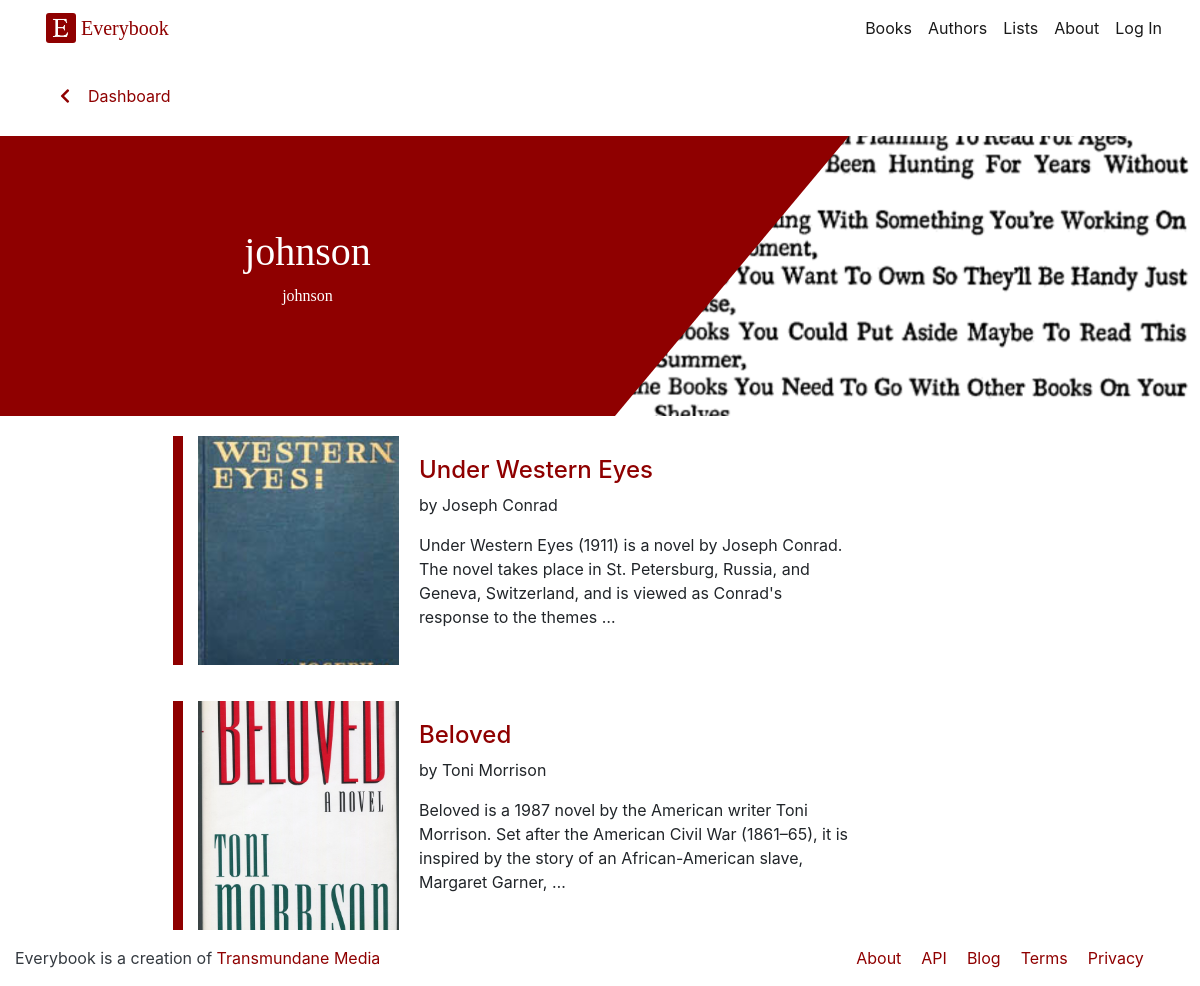
The app's page /accounts/lists/11, older data.
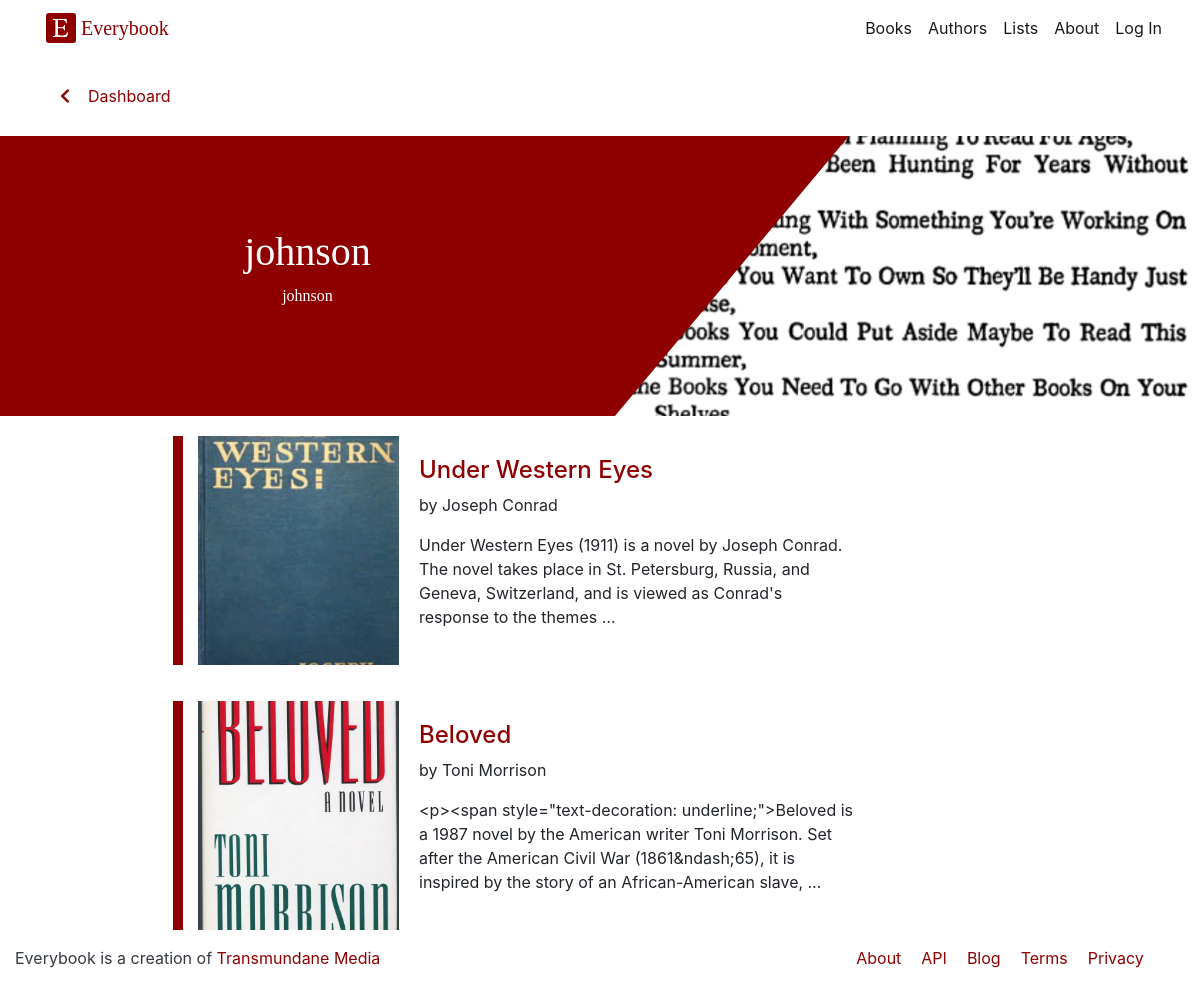
The same page, newer data.
### account/models.py (models this page shows, shortened)
class UserList(models.Model):
	name = models.CharField(max_length=150)
	user = models.ForeignKey(settings.AUTH_USER_MODEL, on_delete=models.CASCADE)
	book = models.ManyToManyField('books.Book', blank=True, through='UserListEntry', related_name='user_list_books')
	list_desc = models.TextField()
	list_image = models.ImageField(null=True, blank=True, upload_to='list_images')
	not_public = models.BooleanField(default=False, help_text='Don\'t make this list available to other users.')

class UserListEntry(models.Model):
	user = models.ForeignKey(settings.AUTH_USER_MODEL, on_delete=models.CASCADE)
	user_list = models.ForeignKey(UserList, related_name='userlist_contents', on_delete=models.CASCADE)
	book = models.ForeignKey('books.Book', related_name='in_userlist', on_delete=models.CASCADE)
	created_on = models.DateTimeField(auto_now_add=True)
	class Meta:
	 	unique_together = ('user_list', 'book')

### books/models.py (models this page shows, shortened)
class Book(models.Model):
	book_title = models.CharField(max_length=200)
	book_subtitle = models.CharField(max_length=200, blank=True)
	pub_date = models.DateField(auto_now=False)
	pub_year = models.IntegerField()
	publisher = models.CharField(max_length=100)
	author = models.ForeignKey('authors.Author', on_delete=models.CASCADE, related_name="book_to_author")
	cover_image = models.ImageField(null=True, blank=False, upload_to='book_images')
	image_credit = models.CharField(max_length=50, blank=True)
	slug = models.SlugField(max_length=30)
	first_lines = models.TextField(blank=True)
	themes = models.ManyToManyField(Theme, blank=True)
	settings = models.ManyToManyField(Setting, blank=True)
	genres = models.ManyToManyField(Genre, blank=True)
	forms = models.ManyToManyField(Form, blank=True)
	periods = models.ManyToManyField(Period, blank=True)
	book_desc = HTMLField('Description')
	book_country = CountryField()
	book_featured = models.BooleanField()
	lists = models.ManyToManyField('BookList', through='ListEntry', related_name='book_lists')
	def get_absolute_url(self):
		return reverse('books:book_detail', kwargs={'slug': self.slug, 'book_id': self.id})
	class Meta:
		ordering = ('book_title',)

### authors/models.py (models this page shows, shortened)
class Author(models.Model):
	first_name = models.CharField(max_length=50)
	last_name = models.CharField(max_length=50)
	full_name = models.CharField(max_length=100)
	birth_year = models.IntegerField()
	bio = HTMLField('Bio')
	country = CountryField()
	schools = models.ManyToManyField(School, blank=True)
	regions = models.ManyToManyField(Region, blank=True)
	date_added = models.DateField(auto_now_add=True)
	author_image = models.ImageField(null=True, blank=True, upload_to='author_images')
	image_credit = models.CharField(max_length=50, blank=True)
	slug = models.SlugField(max_length=30)
	featured_author = models.BooleanField()
	likes = models.ManyToManyField(User, related_name="author_likes", blank=True)
	lists = models.ManyToManyField('AuthorList', through='AuthorListEntry', related_name='author_lists')
	def __str__(self):
		return self.first_name + ' ' + self.last_name

### account/views.py (the view)
# urls.py: path('lists/<int:pk>', UserListView.as_view(), name='user_list_view'),
class UserListView(PrivatePermissionMixin, DetailView):
	model = UserList
	template_name = 'account/list.html'
	def get_context_data(self, **kwargs):
		context = super().get_context_data(**kwargs)
		userlist = UserList.objects.get(pk=self.kwargs['pk'])
		context['userlist'] = userlist
		context['list_entries'] = UserListEntry.objects.filter(user_list=userlist)
		context['delete_url'] = reverse('accounts:delete_user_list', kwargs={'pk': userlist.id })
		context['edit_form'] = UserListCreateForm
		return context

### account/mixins.py (called while the page is built)
	def dispatch(self, request, *args, **kwargs):
		if not self.has_permissions():
			raise PermissionDenied
		return super(ViewPermissionsMixin, self).dispatch(
			request, *args, **kwargs)

	def has_permissions(self):
		if not self.get_object().not_public == True:
			return self.request.user == self.request.user

### account/templates/account/list.html (shortened to what this page needs)
{% extends "base.html" %}
{% load static %}
{% block content %}
	<section class="books-breadcrumbs">
		<div class="breadcrumbs-wrapper">
			<a href="../../accounts">
				<span>
					<i class="fas fa-chevron-left"></i>&nbsp;&nbsp;&nbsp;&nbsp;Dashboard
				</span>
			</a>
		</div>
	</section>
	<section class="jumbotron jumbotron-fluid libro-jumbotron book-detail-jumbotron">
		<div class="col"><h1 class="libre text-white text-center">{{ userlist.name }}</h1>	<div class="list-description">
		<p class="libre text-white text-center">{{ userlist.list_desc }}</p>
	</div>
		</div>
		<div class="col-sm">
			{% if userlist.list_image %}<div class="img-fluid home-image" style = "background-image: url({{ userlist.list_image.url }}); background-size: cover; background-position:center;" >
			</div>
		{% else %}
			<div class="img-fluid home-image" style = "background-image: url({% static 'list_default.png' %}); background-size: cover; background-position:center;" >
			</div>
		{% endif %}
	</div>
</section>
<section class="entries">
	{% if not list_entries %}
		<h2 class='empty-list text-center'>This list is empty. Time to find some <a href="/books">books</a>!</h2>
	{% else %}
		{% for entry in list_entries %}
			{% include "./_listcard.html" with obj=entry userlist=userlist type="book" %}
			{%  endfor %}
		{% endif %}
	</section>
{% endblock %}

### templates/base.html (shortened to what this page needs)
{% load static %}
<!DOCTYPE html>
<html lang="en">
  <head>
    <link rel="stylesheet" href="https://maxcdn.bootstrapcdn.com/bootstrap/4.0.0/css/bootstrap.min.css">
    <link rel="stylesheet" href="https://use.fontawesome.com/releases/v5.2.0/css/all.css">
    <link type="text/css" rel="stylesheet" href="//unpkg.com/bootstrap-vue@latest/dist/bootstrap-vue.css"/>
    <link rel="stylesheet" href='{% static "home.css" %}'/>
  </head>
<body>
{% include "header.html" %}
<main role="main">
{% block content %}
{% endblock %}
</main>
{% include "footer.html" %}
</body>
</html>

### templates/header.html (shortened to what this page needs)
{% load static %}
<header class="ltp-header">
    <div class="container-fluid">
        <nav class="navbar navbar-expand-lg navbar-light bg-white justify-content-between">
            <div class="navbar-brand col-6">
                <a class="libre site-name" href="/">
                    <img src="{% static "sitelogo.png" %}" width="30" height="30" alt="Everybook site logo" class="d-inline-block align-top sitelogo">Everybook
                </a>
            </div>
            <div class="collapse navbar-collapse col-6 text-right" id="navbarText">
                <ul class="navbar-nav ltp-top-nav">
                    <li class="nav-item">
                        <a class="nav-link active" href="/books">Books</a>
                    </li>
                    <li class="nav-item">
                        <a class="nav-link active" href="/authors">Authors</a>
                    </li>
                    <li class="nav-item">
                        <a class="nav-link active" href="/lists">Lists</a>
                    </li>
                    <li class="nav-item">
                        <a class="nav-link active" href="#">About</a>
                    </li>
                    {% if request.user.is_authenticated %}
                        <li class="nav-item">
                            <a class="nav-link active" href="/accounts">Account</a>
                        </li>
                        <li class="nav-item">
                            <a class="nav-link active" href="{% url 'accounts:logout' %}">Log Out</a>
                        </li>
                    {% else %}
                        <li class="nav-item">
                            <a class="nav-link active" href="{% url 'accounts:login' %}">Log In</a>
                        </li>
                    {% endif %}
            </ul>
        </div>
    </nav>
</div>
</header>

### account/templates/account/_listcard.html (shortened to what this page needs)
{% load static %}
<div class="entry-wrapper">
<div class="card list-card mb-3 box-shadow">
    <div class="list-card-bg-image" style="background-image: url('{% if obj.book.cover_image %}{{ obj.book.cover_image.url }}{% endif %}'); background-size: cover; background-position: center;"></div>
<div class="card-body">
    <a href='{{ obj.book.get_absolute_url }}'><h4>{{obj.book.book_title}}</h4></a>
    <p class="card-text">by {{ obj.book.author }}</p>
    <p>{{ obj.book.book_desc|truncatewords:30 }}</p>
</div>
</div>
</div>

### templates/footer.html
{% load static %}
<footer class="text-dark">
	<div class="eb-footer container-fluid bg-white">
		<div class="row align-items-center">
			<div class="col-8">
			<p>Everybook is a creation of <a href="#">Transmundane Media</a></p>
			</div>
			<div class="col-4">
				<a href="#"><p>About</p></a>
				<a href="#"><p>API</p></a>
				<a href="#"><p>Blog</p></a>
				<a href="#"><p>Terms</p></a>
				<a href="#"><p>Privacy</p></a>
			</div>
		</div>
	</div>
</footer>

### staticfiles/home.css (style rules this page uses)
a { color: #8F0000; }
a.site-name img { margin-right: 5px; border-radius: 10%; }
.libre { font-family: "Libre Baskerville", serif; }
#navbarText { justify-content: flex-end; }
.jumbotron { margin-bottom: 0; }
.libro-jumbotron { height: 35vh; padding-top: 0; padding-bottom: 0; position: relative; }
.libro-jumbotron .home-image { height: 35vh; background-size: cover; clip-path: polygon(40% 0, 100% 0, 100% 100%, 0 100%); -webkit-clip-path: polygon(40% 0, 100% 0, 100% 100%, 0 100%); }
.book-detail-jumbotron { background: #8F0000; display: flex; justify-content: center; align-items: center; }
.book-detail-jumbotron .col-sm { padding: 0; }
.card { transition: 1s border ease; flex-direction: row; margin: 20px; min-width: 320px; }
.card-body { max-width: 59%; }
div.entry-wrapper { display: flex; align-items: center; justify-content: center; }
div.list-card { width: 67%; border: none; }
div.list-card:before { content: ""; border-left: 10px solid #8F0000; position: absolute; bottom: 0; left: -25px; height: 100%; }
div.list-card-bg-image { width: 25%; }
section.books-breadcrumbs div.breadcrumbs-wrapper { height: 10vh; display: flex; flex-direction: column; justify-content: center; }
.books-breadcrumbs div.breadcrumbs-wrapper span { margin-left: 5%; }
section.entries { min-height: 50vh; position: relative; }
.eb-footer .col-4 { display: flex; justify-content: center; align-items: center; }
.eb-footer .col-4 a { margin-left: 10px; margin-right: 10px; }

Row changes from the older to the newer data that the page shows:
changed through a linked row, UserListEntry "Beloved": book.book_desc "Beloved is a 1987 novel by the American writer Toni Morrison. Set after the American Civil War (1861–65), it is inspired by the story of an African-American slave, Margaret Garner, …" → "<p><span style=\"text-decoration: underline;\">Beloved is a 1987 novel by the American writer Toni Morrison. Set after the American Civil War (1861&ndash;65), it is inspired by the story of an African-American slave, …"
